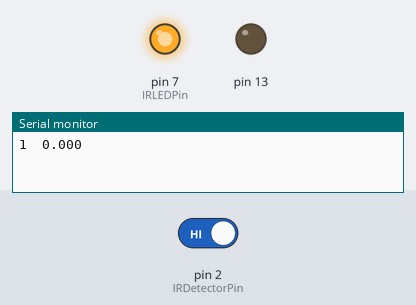
Recording of a sketch running on a simulated Arduino Uno, built with avr-gcc and run on an emulated ATmega328P. On the bench: output pins drawn as LEDs (lit = HIGH), the last lines printed to the serial monitor. Inputs (shaded band) come from the test bench; at power-on: pin 2 (IRDetectorPin) HIGH.

Above: at 1.2 s.
1.3 s: pin 2 (IRDetectorPin) driven LOW
At 1.9 s:
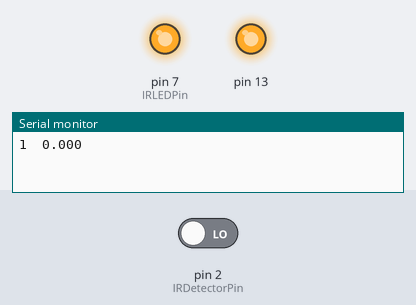
2.8 s: pin 2 (IRDetectorPin) driven HIGH
At 3.1 s:
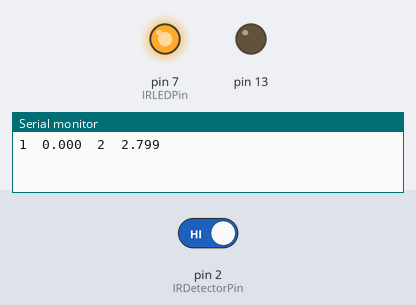
Timing chart, 0 to 5.8 s (numbered marks = the images above; inputs shaded):
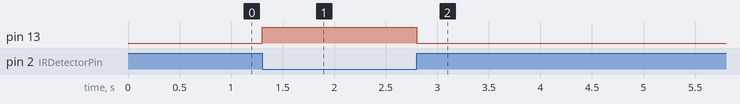

Measured:
- after the input at 1.3 s, pin 13: LOW → HIGH at once
- after the input at 2.8 s, pin 13: HIGH → LOW at once

The sketch:

1Photogate.ino
```cpp
// Cài đặt sẵn các biến
int IRDetectorPin = 2;  // những chân để cắm đầu dương của LED thu hồng ngoại
int IRLEDPin = 7;      // những chân để cắm đầu dương của LED phát hồng ngoại
char DELIM = '\t';      // ký tự để chia cột trong Serial Monitor

// Cài đặt trước các hằng số nếu sau cần dùng
#define PI 3.1415926535897932384626433832795
#define HALF_PI 1.5707963267948966192313216916398
#define TWO_PI 6.283185307179586476925286766559
#define DEG_TO_RAD 0.017453292519943295769236907684886 // đổi độ sang radian
#define RAD_TO_DEG 57.295779513082320876798154814105

// Tốc độ giao tiếp cao nhất của Arduino là 115200 baud https://en.wikipedia.org/wiki/Baud
long baud_rate = 115200;  // use the fastest baud rate poassible.

// Lưu trạng thái của cổng quang bằng bool 0 hoặc 1
boolean photoGate;
boolean lastState = 0;

int eventNum = 1; // Số lần vật đi qua cổng quang
long eventTime; // Thời điểm vật đi qua cổng quang ứng với số lần đó kể từ khi bắt đầu bật mạch

//extern volatile unsigned long timer0_millis;
//unsigned long new_val=0;

void setup()
{
  Serial.begin(baud_rate);         // Có lệnh này để mở được Serial Monitor để debug

  pinMode(IRDetectorPin, INPUT_PULLUP); // Mở những chân cắm LED thu thành INPUT. PULLUP: nối với trở 5k-20k có sẵn.
  pinMode(IRLEDPin, OUTPUT);    // Mở những chân cắm LED phát thành OUTPUT.
  pinMode(13, OUTPUT);          // Có thể nối một LED có ánh sáng khả kiến để nó sáng lên khi cổng quanh chuyển đổi trạng thái

  digitalWrite(IRLEDPin, HIGH); // Bật LED phát dùng tín hiệu HIGH

  //Serial.print("event");
  //Serial.print(DELIM);
  //Serial.print("time");
  //Serial.print(DELIM);
  //Serial.println("state");
  //Serial.println("======================");

}

void loop()
{
  // Đọc chân input:
  photoGate = digitalRead(IRDetectorPin);  // Mất tia hồng ngoại thì LED thu sẽ báo tín hiệu HIGH
  digitalWrite(13, !photoGate); // Vẫn còn tia hồng ngoại thì LED ở cổng 13 sẽ tắt
  if (photoGate != lastState && photoGate != 0)  // Nếu có sự thay đổi trạng thái của cổng quang:
    {
      eventTime = millis(); // Đo eventTime ^ (đơn vị mili giây)
      Serial.print(eventNum);  // Báo eventNum ^
      Serial.print(DELIM); // Cách cột
      Serial.print(eventTime / 1000.0, 3);  // Báo eventTime sau khi chia 100 và lấy 3 chứ số hàng thập phân
      Serial.print(DELIM); // Cách cột
      eventNum++; // Tăng eventNum lên 1
      //setMillis(new_val);
      delay(75); // Thời gian cách mỗi lần đo
    }
  lastState = photoGate; // Reset lại trạng thái của cổng quang

}
//void setMillis(unsigned long new_millis)
//{
  //uint8_t oldSREG = SREG;
  //cli();
  //timer0_millis = new_millis;
  //SREG = oldSREG;
//}
```
